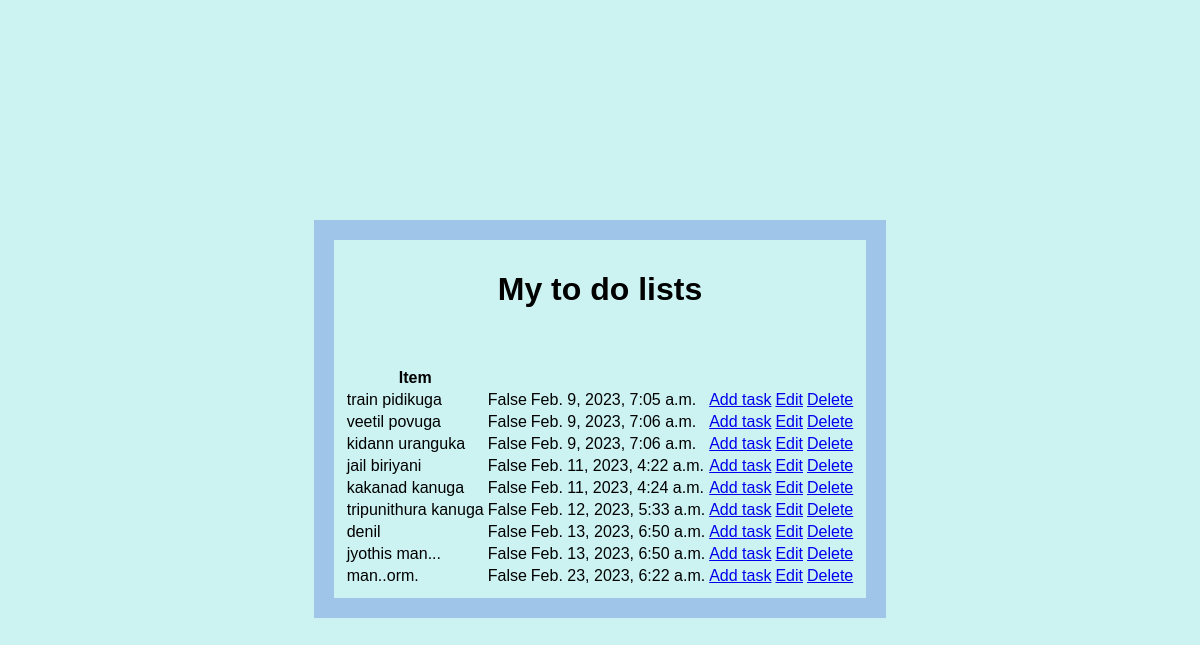
Screenshot of /task-list with the database file from the repository.
### todo/models.py (models this page shows, shortened)
class Tasks(models.Model):  # Register is the classname or table name
    title = models.CharField(max_length=150)
    completed = models.BooleanField(default =False)  # completed enna condition true aaya matram value true aavum
    created = models.DateTimeField(auto_now_add=True)

### todo/views.py (the view)
# urls.py: path('task-list', Tasklist.as_view(),name='tasks'),
class Tasklist(ListView):
    model = Tasks
    context_object_name = 'tasks'
    template_name = 'tasklist.html'

### templates/tasklist.html (shortened to what this page needs)
{% load static %}
<!DOCTYPE html>
<html lang="en">
<head>
    <link rel="stylesheet" href="{% static 'css/style.css' %}">
</head>
<body>
<div class="container">
    <h1 align="center">My to do lists</h1><br>
    <table>
        <br>
        <tr>
            <th>Item</th>
        </tr>
        {% for tasks in tasks %}
        <tr>
            <td>{{tasks.title}}</td>
            <td>{{tasks.completed}}</td>
            <td>{{tasks.created}}</td>
            <td><a href="{% url 'task-create' %}">Add task</a></td>
            <td><a href="{% url 'task-update' tasks.id %}">Edit</a></td>
            <td><a href="{% url 'task-delete' tasks.id %}">Delete</a></td>
        </tr>
        {% endfor %}
    </table>
</div>
</body>
</html>

### todo/static/css/style.css (style rules this page uses)
.container { padding: 10px; border: 20px solid #9fc5e8; margin: 100px 100px 100px 100px }
body { background: rgb(204, 242, 242); display: grid; font-family: Arial, Helvetica, sans-serif; justify-content: center; align-items: center; margin-top: 10%; }

### rows the page displays
Tasks: title "train pidikuga", completed "False", created "Feb. 9, 2023, 7:05 a.m."
Tasks: title "veetil povuga", completed "False", created "Feb. 9, 2023, 7:06 a.m."
Tasks: title "kidann uranguka", completed "False", created "Feb. 9, 2023, 7:06 a.m."
Tasks: title "jail biriyani", completed "False", created "Feb. 11, 2023, 4:22 a.m."
Tasks: title "kakanad kanuga", completed "False", created "Feb. 11, 2023, 4:24 a.m."
Tasks: title "tripunithura kanuga", completed "False", created "Feb. 12, 2023, 5:33 a.m."
Tasks: title "denil", completed "False", created "Feb. 13, 2023, 6:50 a.m."
Tasks: title "jyothis man...", completed "False", created "Feb. 13, 2023, 6:50 a.m."
Tasks: title "man..orm.", completed "False", created "Feb. 23, 2023, 6:22 a.m."
